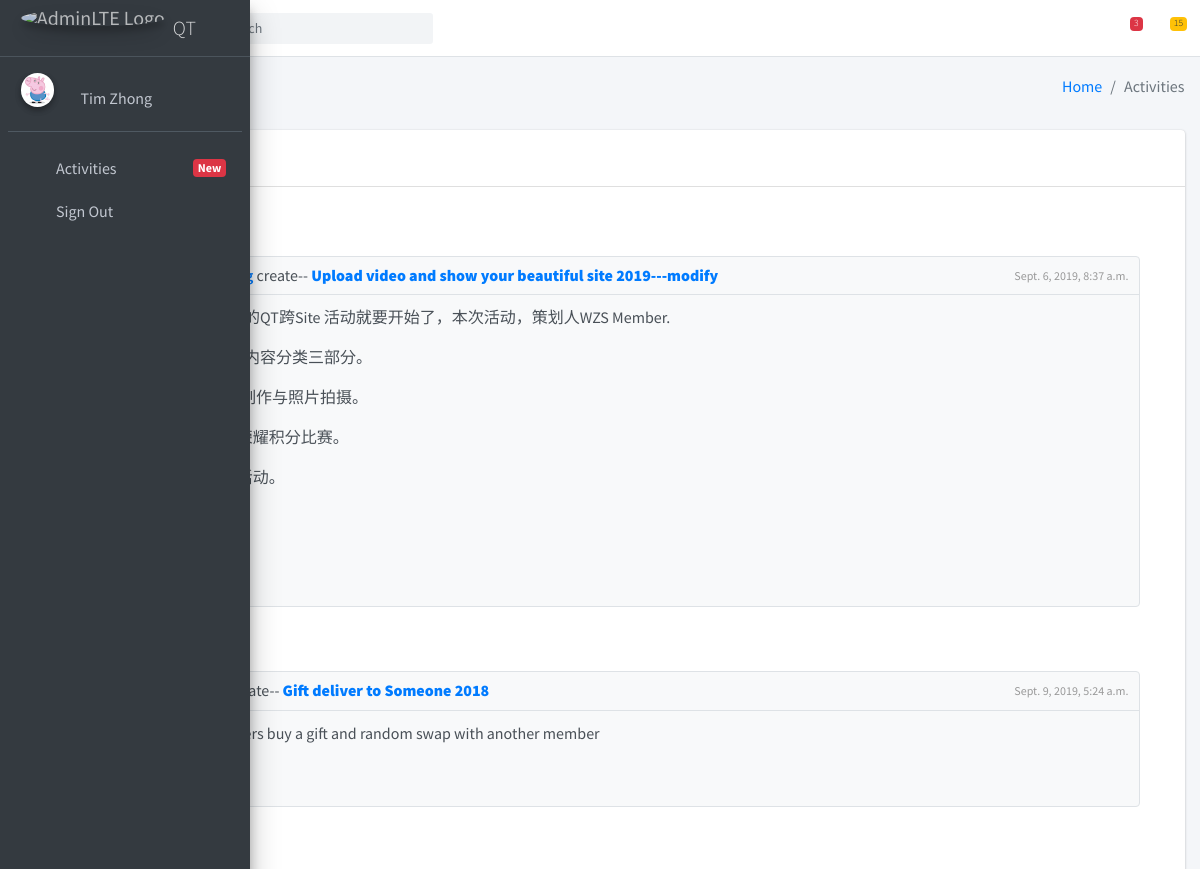
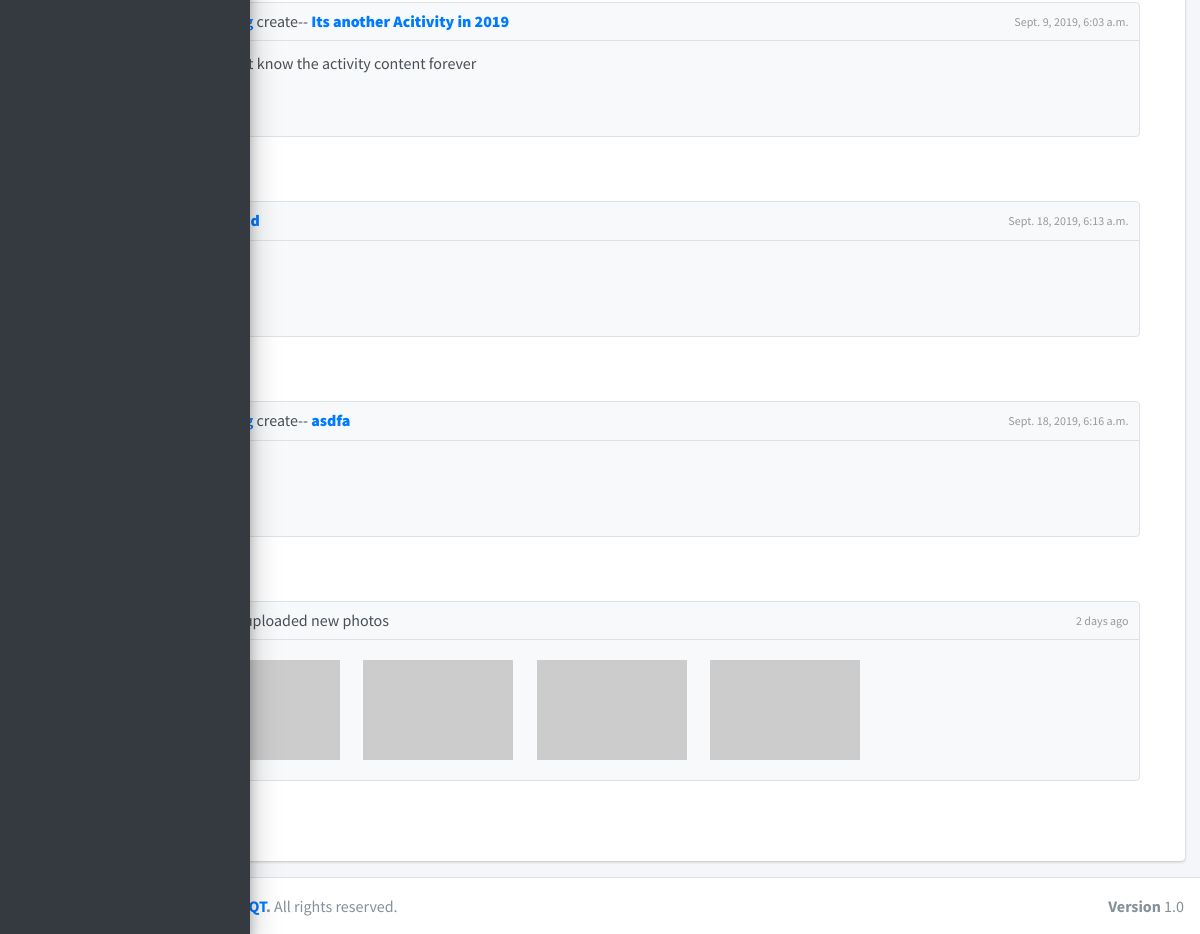
Screenshot of /activities/ (signed in) with the database file from the repository (2 pictures, top to bottom).
### users/models.py (models this page shows, shortened)
class UserProfile(models.Model):
	user = models.OneToOneField(User, on_delete=models.CASCADE, related_name='profile')
	short_number = models.CharField(max_length=32,blank=True, null=True)
	phone_number = models.CharField(max_length=64, blank=True, null=True)
	experience = models.TextField(max_length=500, blank=True, null=True)
	skill = models.CharField(max_length=200, blank=True, null=True)
	education = models.CharField(max_length=128, blank=True, null=True)
	job = models.CharField(max_length=64, blank=True, null=True)
	avatar = models.ImageField(upload_to='avatar', default="avatar/default_qz.jpg")
	site = models.ForeignKey("Site", on_delete=models.CASCADE, blank=True, null=True)
	class Meta:
			verbose_name='User Profile'

class Activity(models.Model):
	name = models.CharField(max_length=200, null=False, blank=False)
	content = models.CharField(max_length=500, null=False, blank=False)
	creator = models.ForeignKey(User, on_delete=models.CASCADE, blank=True, null=True)
	time = models.DateField(blank=True, null=True)
	update_time = models.DateTimeField(auto_now_add=True, blank=True)
	views = models.IntegerField(default=0)
	def __str__(self):
		return self.name

### activities/views.py (the view)
# urls.py: path('', views.index, name='index'),
def index(request):
	activities = models.Activity.objects.all()
	if request.method == "GET":
		print(activities)
		return render(request, 'activities/index.html',{'activities': activities})

### templates/activities/index.html (shortened to what this page needs)
{% extends 'index.html' %}
{% load static %}
{% block content %}
<div class="wrapper">
    <div class="content-wrapper">
        <section class="content-header">
            <div class="container-fluid">
                <div class="row mb-2">
                    <div class="col-sm-6">
                        <h1>Activities</h1>
                    </div>
                    <div class="col-sm-6">
                        <ol class="breadcrumb float-sm-right">
                            <li class="breadcrumb-item"><a href="/activities">Home</a></li>
                            <li class="breadcrumb-item active">Activities</li>
                        </ol>
                    </div>
                </div>
            </div>
        </section>
        <section class="content">
            <div class="container-fluid">
                <div class="row">
                    <div class="col-md-12">
                        <div class="card">
                            <div class="card-header p-2">
                                <ul class="nav nav-pills">
                                    <li class="nav-item"><a class="nav-link active" href="#timeline" data-toggle="tab">Activities</a>
                                    </li>
                                </ul>
                            </div>
                            <div class="card-body">
                                <div class="tab-content">
                                    <div class="active tab-pane" id="timeline">
                                        <div class="timeline timeline-inverse">
                                            {% for activity in activities %}
                                                <div class="time-label">
                                                <span class="bg-success">
                                                </span>
                                                </div>
                                                <div>
                                                    <div class="timeline-item">
                                                        <span class="time"><i class="far fa-clock"></i> {{ activity.update_time }}</span>
                                                        <h3 class="timeline-header"><a href="#">{{ activity.creator.first_name }}</a> create--
                                                            <a href="/activities/activity/{{ activity.id }}/detail"><strong>{{ activity.name }}</strong></a></h3>
                                                        <div class="timeline-body">
                                                            {{ activity.content| safe }}
                                                        </div>
                                                        <div class="timeline-footer">
                                                            <a href="/activities/activity/{{ activity.id }}/detail" class="btn btn-primary btn-sm">Detail</a>
                                                        </div>
                                                    </div>
                                                </div>
                                            {% endfor %}
                                            <div class="time-label">
                        <span class="bg-success">
                        </span>
                                            </div>
                                            <div>
                                                <div class="timeline-item">
                                                    <span class="time"><i class="far fa-clock"></i> 2 days ago</span>
                                                    <h3 class="timeline-header"><a href="#">Mina Lee</a> uploaded new
                                                        photos</h3>
                                                    <div class="timeline-body">
                                                        <img src="http://placehold.it/150x100" alt="...">
                                                        <img src="http://placehold.it/150x100" alt="...">
                                                        <img src="http://placehold.it/150x100" alt="...">
                                                        <img src="http://placehold.it/150x100" alt="...">
                                                    </div>
                                                </div>
                                            </div>
                                        </div>
                                    </div>
                                </div>
                            </div>
                        </div>
                    </div>
                </div>
            </div>
        </section>
    </div>
</div>
</body>
{% endblock content %}

### templates/index.html (shortened to what this page needs)
{% extends 'base.html' %}
{% load static %}
{% block body %}
    <body class="hold-transition sidebar-mini sidebar-collapse">
    <div class="wrapper">
     <nav class="main-header navbar navbar-expand navbar-white navbar-light">
        <ul class="navbar-nav">
            <li class="nav-item">
                <a class="nav-link" data-widget="pushmenu" href="#"></a>
            </li>
            <li class="nav-item d-none d-sm-inline-block">
                <a href="/activities" class="nav-link">Home</a>
            </li>
        </ul>
        <form class="form-inline ml-3">
            <div class="input-group input-group-sm">
                <input class="form-control form-control-navbar" type="search" placeholder="Search" aria-label="Search">
                <div class="input-group-append">
                    <button class="btn btn-navbar" type="submit">
                        <i class="fas fa-search"></i>
                    </button>
                </div>
            </div>
        </form>
        <ul class="navbar-nav ml-auto">
            <li class="nav-item dropdown">
                <a class="nav-link" data-toggle="dropdown" href="#">
                    <i class="far fa-comments"></i>
                    <span class="badge badge-danger navbar-badge">3</span>
                </a>
            </li>
            <li class="nav-item dropdown">
                <a class="nav-link" data-toggle="dropdown" href="#">
                    <span class="badge badge-warning navbar-badge">15</span>
                </a>
            </li>
        </ul>
    </nav>
    <aside class="main-sidebar sidebar-dark-primary elevation-4">
        <a href="#" class="brand-link">
            <img src="{% static "dist/img/AdminLTELogo.png" %}"
                 alt="AdminLTE Logo"
                 class="brand-image img-circle elevation-3"
                 style="opacity: .8">
            <span class="brand-text font-weight-light">QT</span>
        </a>
        <div class="sidebar">
            <div class="user-panel mt-3 pb-2 mb-3 d-flex">
                <div class="image">
                    <img src="/media/{{ user.profile.avatar }}" class="img-circle elevation-2" alt="User Image">
                </div>
                <div class="info">
                    <a href="/accounts/user/{{ user.id }}/profile" class="d-block nav-link">{{ user.first_name }}</a>
                </div>
            </div>
            <nav class="mt-3">
                <ul class="nav nav-pills nav-sidebar flex-column" data-widget="treeview" role="menu"
                    data-accordion="false">
                    <li class="nav-item">
                        <a href="/activities" class="nav-link">
                            <i class="nav-icon fas fa-th"></i>
                            <p>
                                Activities
                                <span class="right badge badge-danger">New</span>
                            </p>
                        </a>
                    </li>
                    <li class="nav-item">
                        <a href="{% url 'users:logout' %}" class="nav-link">
                            <i class="nav-icon fas fa-sign-out-alt"></i>
                            <p>
                                Sign Out
                            </p>
                        </a>
                    </li>
                </ul>
            </nav>
        </div>
    </aside>
        {% block content %}
        {% endblock %}
        {% block footer %}
            <footer class="main-footer">
                <div class="float-right d-none d-sm-block">
                    <b>Version</b> 1.0
                </div>
                <strong>Copyright &copy; 2019 <a href="#">WZS QT</a>.</strong> All rights
                reserved.
            </footer>
        {% endblock footer %}
    </body>
{% endblock body %}

### rows the page displays
Activity: update_time "Sept. 6, 2019, 8:37 a.m.", name "Upload video and show your beautiful site 2019---modify", content "一年一度的QT跨Site 活动就要开始了，本次活动，策划人WZS Member. 本次活动内容分类三部分。 1. 视频制作与照片拍摄。 2. 王者荣耀积分比赛。"
Activity: update_time "Sept. 9, 2019, 5:24 a.m.", name "Gift deliver to Someone 2018", content "All members buy a gift and random swap with another member"
Activity: update_time "Sept. 9, 2019, 6:03 a.m.", name "Its another Acitivity in 2019", content "We can not know the activity content forever"
Activity: update_time "Sept. 18, 2019, 6:13 a.m."
Activity: update_time "Sept. 18, 2019, 6:16 a.m.", name "asdfa"

### other values shown
{{ user.first_name }} "Tim Zhong"
